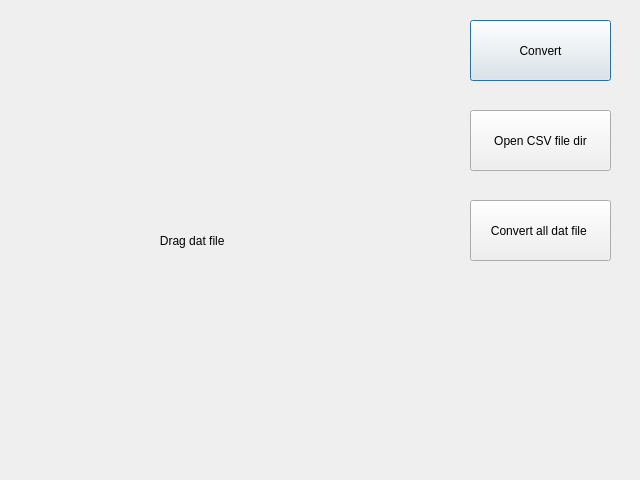
<?xml version="1.0" encoding="UTF-8"?>
<ui version="4.0">
 <class>Dialog</class>
 <widget class="QDialog" name="Dialog">
  <property name="geometry">
   <rect>
    <x>0</x>
    <y>0</y>
    <width>640</width>
    <height>480</height>
   </rect>
  </property>
  <property name="windowTitle">
   <string>Dialog</string>
  </property>
  <widget class="QPushButton" name="pushButton">
   <property name="geometry">
    <rect>
     <x>470</x>
     <y>20</y>
     <width>141</width>
     <height>61</height>
    </rect>
   </property>
   <property name="text">
    <string>Convert</string>
   </property>
  </widget>
  <widget class="QPushButton" name="pushButton_2">
   <property name="geometry">
    <rect>
     <x>470</x>
     <y>110</y>
     <width>141</width>
     <height>61</height>
    </rect>
   </property>
   <property name="text">
    <string>Open CSV file dir</string>
   </property>
  </widget>
  <widget class="QLabel" name="label">
   <property name="geometry">
    <rect>
     <x>100</x>
     <y>170</y>
     <width>221</width>
     <height>141</height>
    </rect>
   </property>
   <property name="text">
    <string>                  Drag dat file</string>
   </property>
  </widget>
  <widget class="QPushButton" name="pushButton_3">
   <property name="geometry">
    <rect>
     <x>470</x>
     <y>200</y>
     <width>141</width>
     <height>61</height>
    </rect>
   </property>
   <property name="text">
    <string>Convert all dat file </string>
   </property>
  </widget>
 </widget>
 <resources/>
 <connections/>
</ui>
